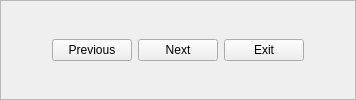
        <widget class="QFrame" name="frame">
         <property name="frameShape">
          <enum>QFrame::StyledPanel</enum>
         </property>
         <property name="frameShadow">
          <enum>QFrame::Raised</enum>
         </property>
         <layout class="QHBoxLayout" name="horizontalLayout">
          <item>
           <spacer name="horizontalSpacer_3">
            <property name="orientation">
             <enum>Qt::Horizontal</enum>
            </property>
            <property name="sizeHint" stdset="0">
             <size>
              <width>40</width>
              <height>20</height>
             </size>
            </property>
           </spacer>
          </item>
          <item>
           <widget class="QPushButton" name="btnPrevious">
            <property name="text">
             <string>Previous</string>
            </property>
           </widget>
          </item>
          <item>
           <widget class="QPushButton" name="btnNext">
            <property name="text">
             <string>Next</string>
            </property>
           </widget>
          </item>
          <item>
           <widget class="QPushButton" name="btnExit">
            <property name="text">
             <string>Exit</string>
            </property>
           </widget>
          </item>
          <item>
           <spacer name="horizontalSpacer_4">
            <property name="orientation">
             <enum>Qt::Horizontal</enum>
            </property>
            <property name="sizeHint" stdset="0">
             <size>
              <width>40</width>
              <height>20</height>
             </size>
            </property>
           </spacer>
          </item>
         </layout>
        </widget>
